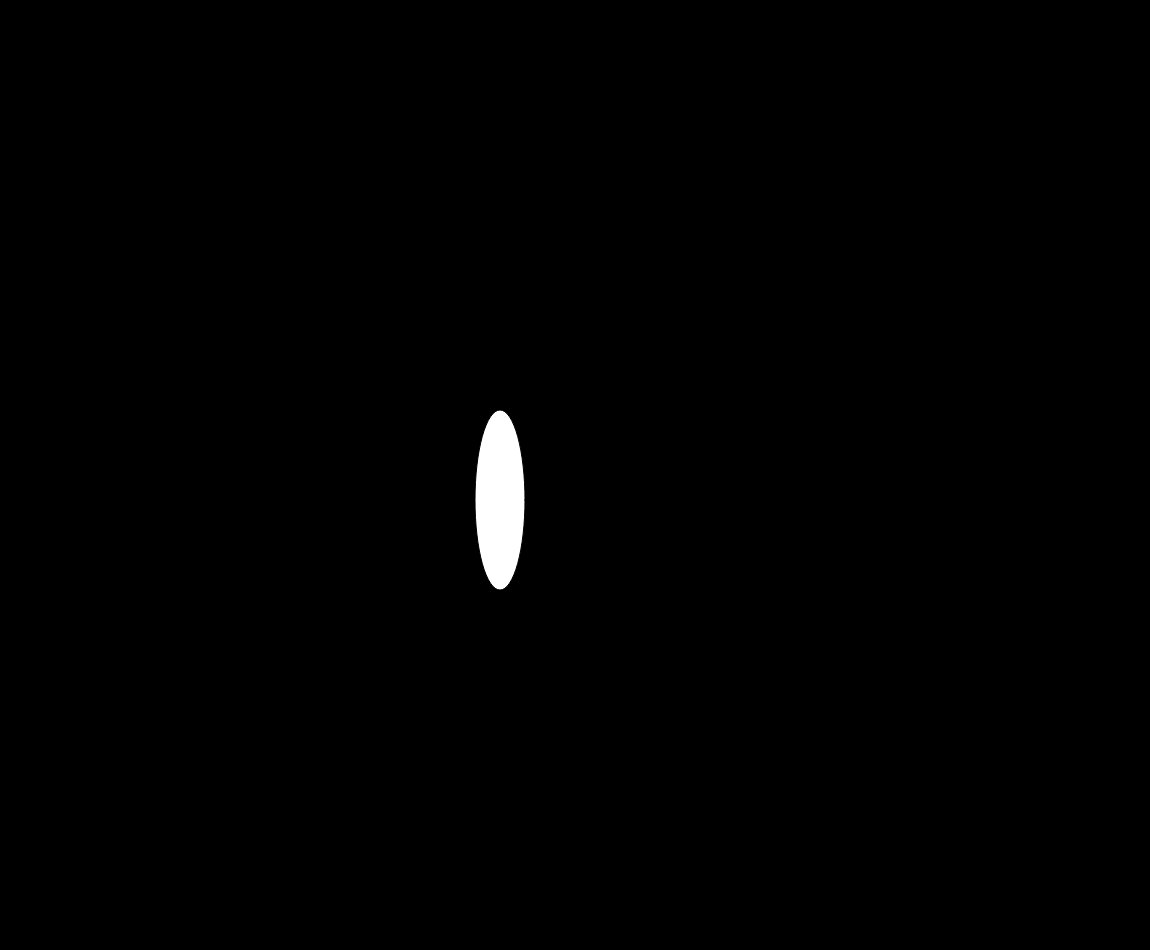
Frame 1 (no input)
Frame 60 (no input): identical to frame 1, image omitted
Frame 120 (the mouse pressed at the canvas centre since frame 60): identical to frame 1, image omitted

The p5.js sketch that drew this single still picture (run headless with seeded random() and noise() and a simulated clock; from frame 60 on, the mouse is pressed at the canvas centre):

// p5.js sketch
// ── sketch.js
var player =  {x: 500, y: 500, rotation: 0, dy: 0, dx: 0};

function setup()
{
	createCanvas(windowWidth - 50, windowHeight - 50);
}

function draw()
{
    clear();
    background(0);
    
    
    // Draw player ship
    translate(player.x + player.dx, player.y + player.dy)
    rotate(player.rotation);
    ellipse(0, 0, 50, 180);
    shipSteerControls();
}

function shipSteerControls()
{
    // TODO: Change forward to increment acceleration rather than move forward at constant velocity
    if (keyIsDown(LEFT_ARROW))
    {
        player.rotation -= 0.02;
    }
    if (keyIsDown(RIGHT_ARROW))
    {
        player.rotation += 0.02;
    }
    if (keyIsDown(UP_ARROW))
    {
        player.dx += sin(player.rotation);
        player.dy -= cos(player.rotation);
    }
}
